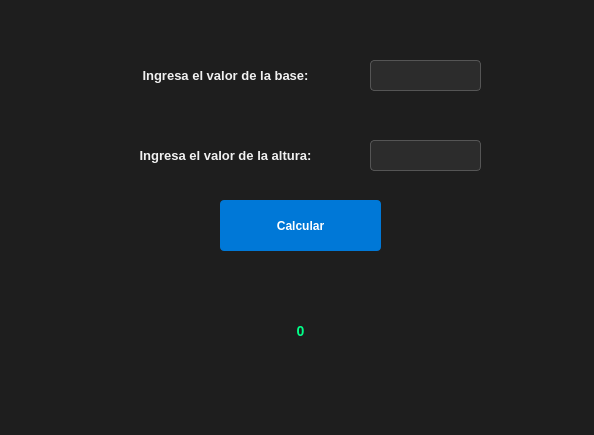
<?xml version="1.0" encoding="UTF-8"?>
<ui version="4.0">
 <class>Dialog</class>
 <widget class="QDialog" name="Dialog">
  <property name="geometry">
   <rect>
    <x>0</x>
    <y>0</y>
    <width>594</width>
    <height>435</height>
   </rect>
  </property>
  <property name="windowTitle">
   <string>Area Rectangulo</string>
  </property>
  <property name="styleSheet">
   <string notr="true">/* --- Ventana principal del diálogo --- */
QDialog {
background-color: #1e1e1e; /* fondo oscuro */
color: #f1f1f1;
font-family: &quot;Segoe UI&quot;, Arial, sans-serif;
font-size: 14px;
}

/* --- Etiquetas --- */
QLabel {
color: #f1f1f1;
font-size: 13px;
font-weight: bold;
}

/* --- Campos de entrada --- */
QLineEdit {
background-color: #2c2c2c;
color: #ffffff;
border: 1px solid #555;
border-radius: 4px;
padding: 4px;
}

QLineEdit:focus {
border: 1px solid #0078d7; /* azul al enfocarse */
}

/* --- Botón Calcular --- */
QPushButton {
background-color: #0078d7; /* azul estilo Windows */
color: #ffffff;
border-radius: 4px;
padding: 6px 12px;
font-weight: bold;
}

QPushButton:hover {
background-color: #005a9e; /* azul más oscuro al pasar el mouse */
}

QPushButton:pressed {
background-color: #004578; /* azul profundo al hacer clic */
}

/* --- Resultado (label) --- */
#lbl_resultado {
color: #00ff88; /* verde llamativo para el resultado */
font-size: 14px;
font-weight: bold;
}
</string>
  </property>
  <widget class="QLabel" name="label">
   <property name="geometry">
    <rect>
     <x>100</x>
     <y>50</y>
     <width>251</width>
     <height>51</height>
    </rect>
   </property>
   <property name="font">
    <font>
     <pointsize>-1</pointsize>
     <weight>75</weight>
     <bold>true</bold>
    </font>
   </property>
   <property name="text">
    <string>Ingresa el valor de la base:</string>
   </property>
   <property name="alignment">
    <set>Qt::AlignCenter</set>
   </property>
  </widget>
  <widget class="QLabel" name="label_2">
   <property name="geometry">
    <rect>
     <x>100</x>
     <y>130</y>
     <width>251</width>
     <height>51</height>
    </rect>
   </property>
   <property name="font">
    <font>
     <pointsize>-1</pointsize>
     <weight>75</weight>
     <bold>true</bold>
    </font>
   </property>
   <property name="text">
    <string>Ingresa el valor de la altura:</string>
   </property>
   <property name="alignment">
    <set>Qt::AlignCenter</set>
   </property>
  </widget>
  <widget class="QLineEdit" name="txt_base">
   <property name="geometry">
    <rect>
     <x>370</x>
     <y>60</y>
     <width>111</width>
     <height>31</height>
    </rect>
   </property>
  </widget>
  <widget class="QLineEdit" name="txt_altura">
   <property name="geometry">
    <rect>
     <x>370</x>
     <y>140</y>
     <width>111</width>
     <height>31</height>
    </rect>
   </property>
  </widget>
  <widget class="QPushButton" name="btn_calcular">
   <property name="geometry">
    <rect>
     <x>220</x>
     <y>200</y>
     <width>161</width>
     <height>51</height>
    </rect>
   </property>
   <property name="font">
    <font>
     <weight>75</weight>
     <bold>true</bold>
    </font>
   </property>
   <property name="text">
    <string>Calcular</string>
   </property>
  </widget>
  <widget class="QLabel" name="lbl_resultado">
   <property name="geometry">
    <rect>
     <x>190</x>
     <y>300</y>
     <width>221</width>
     <height>61</height>
    </rect>
   </property>
   <property name="text">
    <string>0</string>
   </property>
   <property name="alignment">
    <set>Qt::AlignCenter</set>
   </property>
  </widget>
 </widget>
 <resources/>
 <connections/>
</ui>
